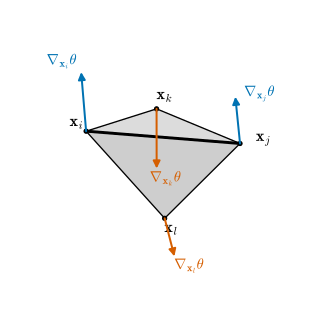

Recreate this plot in Python.
"""Figure 41.1.2: the four gradients of the bending angle of a hinge (Proposition 41.1.8, Example 41.1.9).

x_i = (0, 0, 0), x_j = (2, 0, 0), x_k = (0.6, 1.2, 0), x_l = (1.3, -1, -0.7); f = (i, j, k), g = (j, i, l);
theta = 0.6107 (35.0 degrees). Arrows (vermilion: g_k, g_l, along the face normals; blue: g_i, g_j) at full length.
Also writes an interactive version.

Run: PYTHONPATH=tools python3 chapters/41-discrete-curvature-variational/figures/fig-41-1-2-hinge.py
"""
import sys
from pathlib import Path

import numpy as np

sys.path.insert(0, str(Path(__file__).resolve().parents[1] / "lib"))
import dgfig  # noqa: E402
dgfig.setup()
import matplotlib.pyplot as plt  # noqa: E402
from mpl_toolkits.mplot3d.art3d import Poly3DCollection  # noqa: E402

import dgmesh as dm  # noqa: E402
import ddg41  # noqa: E402

C = dgfig.COLORS
X = np.array([[0, 0, 0.0], [2, 0, 0], [0.6, 1.2, 0], [1.3, -1.0, -0.7]])
th = ddg41.bending_angle(*X)
g = np.array(ddg41.bending_angle_gradients(*X))
num = ddg41.central_gradient(lambda Y: ddg41.bending_angle(*Y), X)
assert np.abs(num - g).max() < 1e-8
assert abs(np.degrees(th) - 34.992) < 1e-2
assert np.allclose(g.sum(0), 0) and np.allclose(np.cross(X, g).sum(0), 0) and abs(np.sum(X * g)) < 1e-12

fig = plt.figure(figsize=(5.6, 4.2))
ax = dgfig.axes3d(fig, elev=18, azim=-75)
for tri, col in [([0, 1, 2], "#D0D0D0"), ([1, 0, 3], "#BDBDBD")]:
    ax.add_collection3d(Poly3DCollection([X[tri]], facecolor=col, edgecolor=C["main"], lw=1.0, alpha=0.75, zorder=1))
ax.plot(*X[[0, 1]].T, color=C["main"], lw=2.2, zorder=2)
labels = [r"$\mathbf{x}_i$", r"$\mathbf{x}_j$", r"$\mathbf{x}_k$", r"$\mathbf{x}_l$"]
offs = [(-0.22, 0, 0.05), (0.2, 0.0, 0.05), (-0.05, 0.18, 0.08), (0.05, -0.2, -0.1)]
for p, lab, o in zip(X, labels, offs):
    ax.scatter(*p, color=C["main"], s=10, zorder=6)
    ax.text(*(p + np.array(o)), lab, fontsize=12, zorder=7)
roles = ["tangent", "tangent", "normal", "normal"]
names = [r"$\nabla_{\mathbf{x}_i}\theta$", r"$\nabla_{\mathbf{x}_j}\theta$", r"$\nabla_{\mathbf{x}_k}\theta$",
         r"$\nabla_{\mathbf{x}_l}\theta$"]
loff = [(-0.25, 0, 0.05), (0.3, 0, 0.0), (0.12, 0, -0.05), (0.15, 0.1, -0.1)]
for p, v, r, n, o in zip(X, g, roles, names, loff):
    dgfig.arrow3d(ax, p, v, role=r, label=n, label_offset=o, fontsize=11, zorder=8)
dgfig.equal_aspect(ax, X, X + g, zoom=0.95)
dgfig.save(fig, __file__)

tr = [dm.plotly_mesh(X, np.array([[0, 1, 2], [1, 0, 3]]), name="hinge"),
      dm.plotly_edges(X, np.array([[0, 1, 2], [1, 0, 3]]), width=3)]
tr += dm.plotly_arrows(X[2:], g[2:], color="#D55E00", cone=0.08, name="grad theta at x_k, x_l")
tr += dm.plotly_arrows(X[:2], g[:2], color="#0072B2", cone=0.08, name="grad theta at x_i, x_j")
dm.plotly_save(tr, __file__, "Gradients of the bending angle of a hinge (vermilion: x_k, x_l; blue: x_i, x_j)",
               "fig-41-1-2")
print("theta", th, "gradients", np.round(g, 4).tolist())
